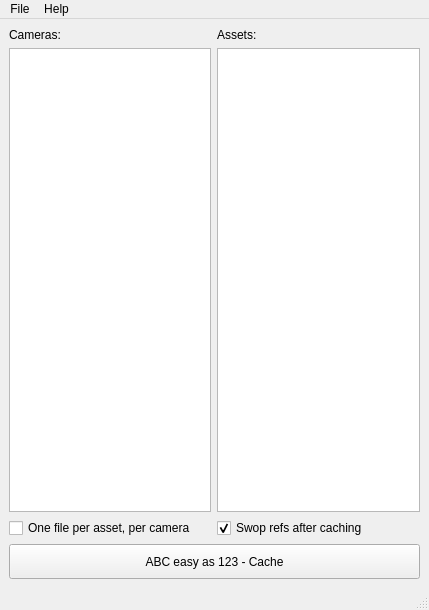
<?xml version="1.0" encoding="UTF-8"?>
<ui version="4.0">
 <class>MainWindow</class>
 <widget class="QMainWindow" name="MainWindow">
  <property name="geometry">
   <rect>
    <x>0</x>
    <y>0</y>
    <width>429</width>
    <height>610</height>
   </rect>
  </property>
  <property name="windowTitle">
   <string>.abc</string>
  </property>
  <widget class="QWidget" name="centralwidget">
   <layout class="QGridLayout" name="gridLayout_2">
    <item row="0" column="0">
     <layout class="QGridLayout" name="gridLayout">
      <item row="0" column="0">
       <widget class="QLabel" name="label">
        <property name="text">
         <string>Cameras:</string>
        </property>
       </widget>
      </item>
      <item row="0" column="1">
       <widget class="QLabel" name="label_2">
        <property name="text">
         <string>Assets:</string>
        </property>
       </widget>
      </item>
      <item row="1" column="0">
       <widget class="QListWidget" name="camListWidget">
        <property name="selectionMode">
         <enum>QAbstractItemView::MultiSelection</enum>
        </property>
       </widget>
      </item>
      <item row="1" column="1">
       <widget class="QListWidget" name="assetListWidget">
        <property name="selectionMode">
         <enum>QAbstractItemView::MultiSelection</enum>
        </property>
       </widget>
      </item>
      <item row="2" column="0">
       <widget class="QCheckBox" name="shotLevel_checkBox">
        <property name="text">
         <string>One file per asset, per camera</string>
        </property>
       </widget>
      </item>
      <item row="2" column="1">
       <widget class="QCheckBox" name="swopref_checkBox">
        <property name="text">
         <string>Swop refs after caching</string>
        </property>
        <property name="checked">
         <bool>true</bool>
        </property>
       </widget>
      </item>
      <item row="3" column="0" colspan="2">
       <widget class="QPushButton" name="cachePushButton">
        <property name="minimumSize">
         <size>
          <width>0</width>
          <height>35</height>
         </size>
        </property>
        <property name="text">
         <string>ABC easy as 123 - Cache</string>
        </property>
       </widget>
      </item>
     </layout>
    </item>
   </layout>
  </widget>
  <widget class="QMenuBar" name="menubar">
   <property name="geometry">
    <rect>
     <x>0</x>
     <y>0</y>
     <width>429</width>
     <height>26</height>
    </rect>
   </property>
   <widget class="QMenu" name="menuFile">
    <property name="title">
     <string>File</string>
    </property>
    <addaction name="actionExit"/>
   </widget>
   <widget class="QMenu" name="menuHelp">
    <property name="title">
     <string>Help</string>
    </property>
    <addaction name="actionAbout"/>
   </widget>
   <addaction name="menuFile"/>
   <addaction name="menuHelp"/>
  </widget>
  <widget class="QStatusBar" name="statusbar"/>
  <action name="actionAbout">
   <property name="text">
    <string>About</string>
   </property>
  </action>
  <action name="actionExit">
   <property name="text">
    <string>Exit</string>
   </property>
  </action>
 </widget>
 <resources/>
 <connections/>
</ui>
